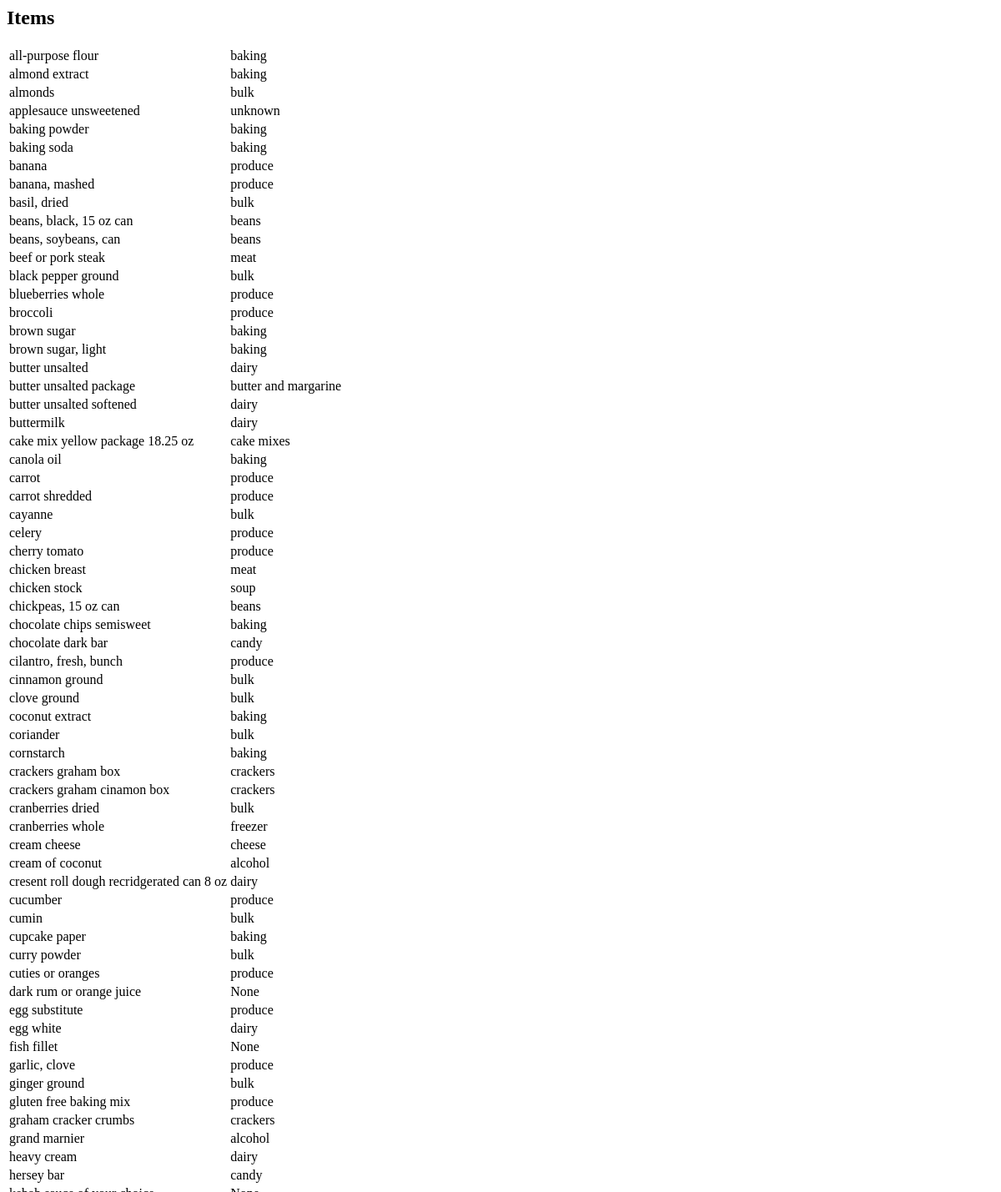
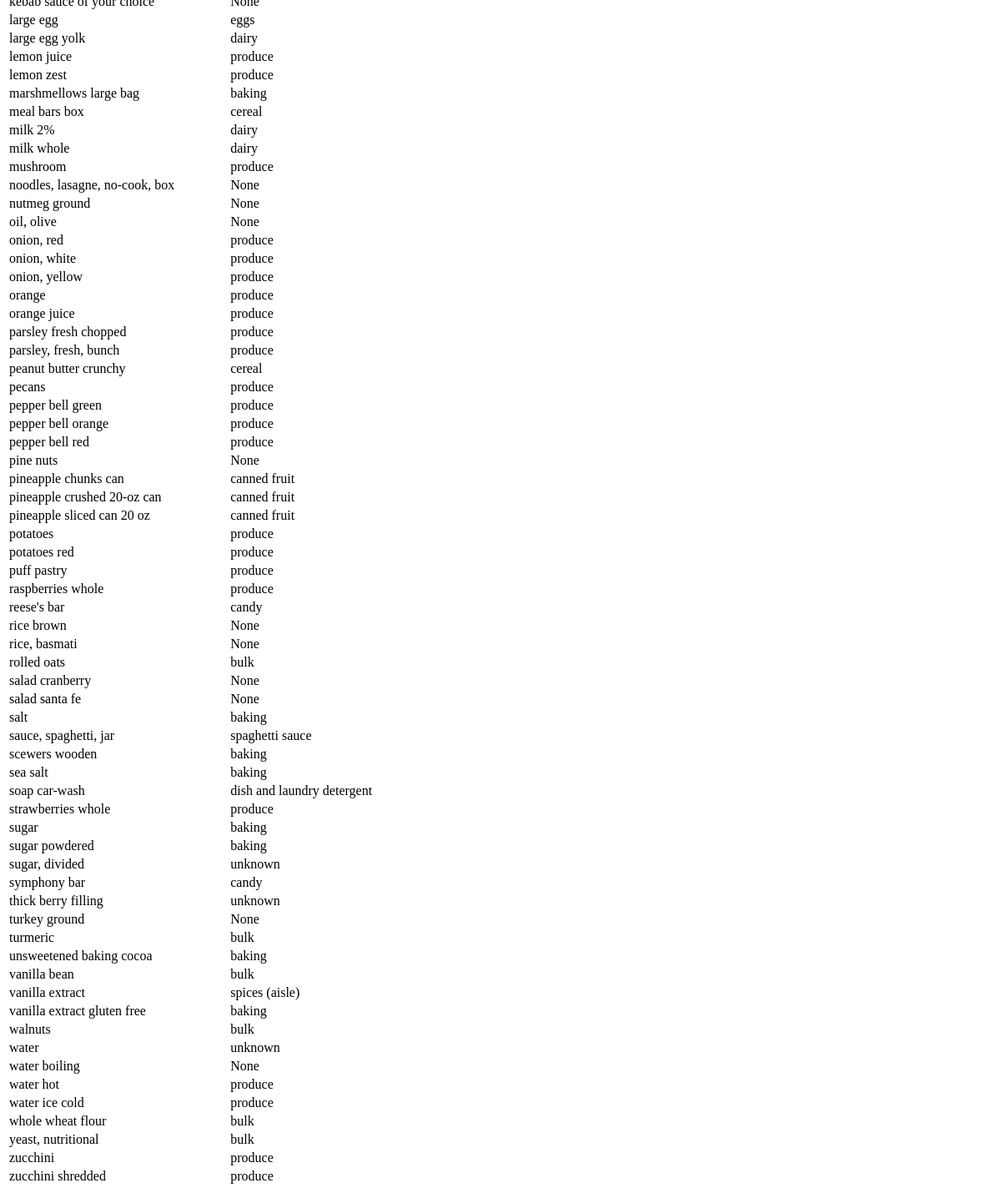
/kitchen/item/, run on an earlier commit of the app's database (2 pictures, top to bottom).
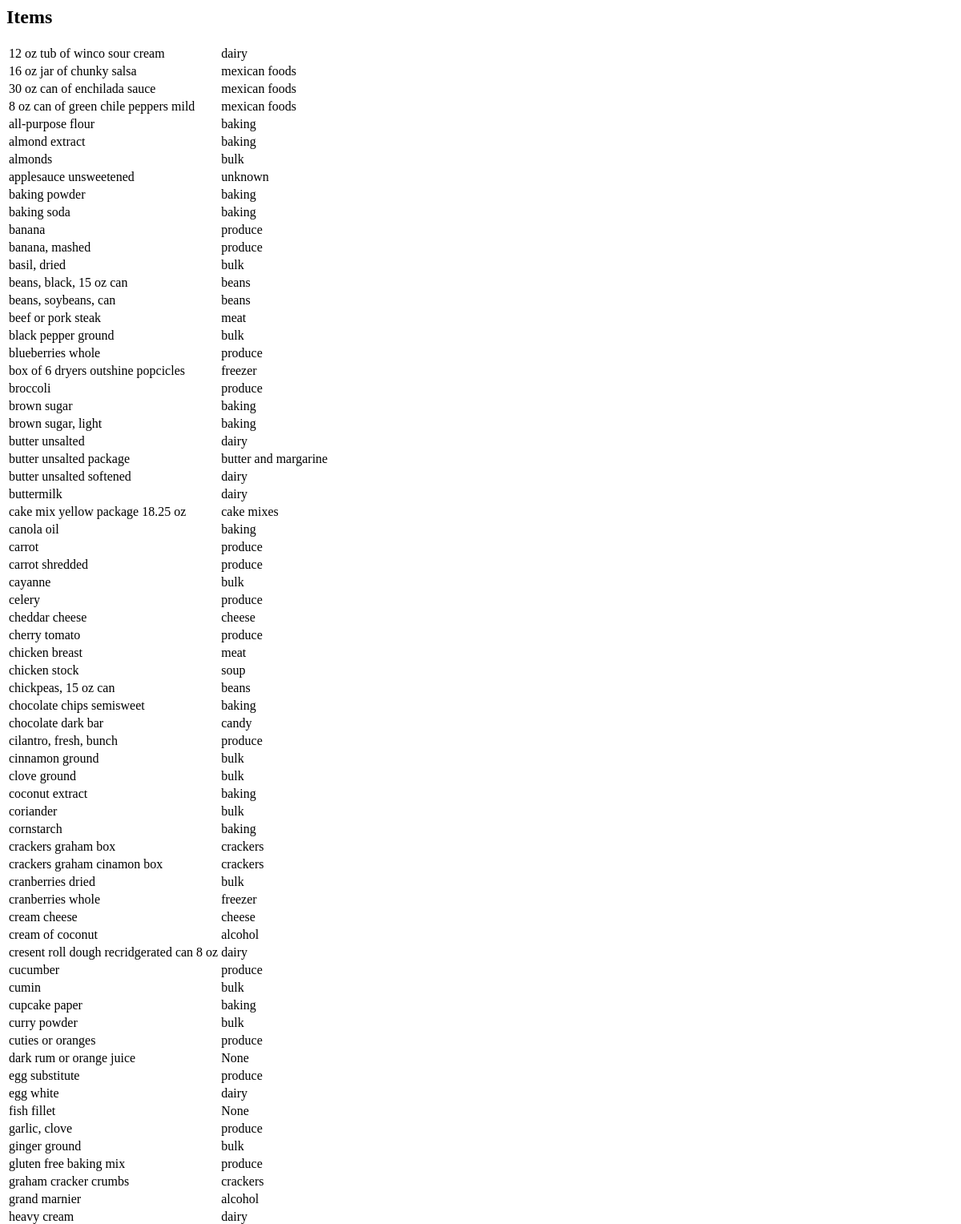
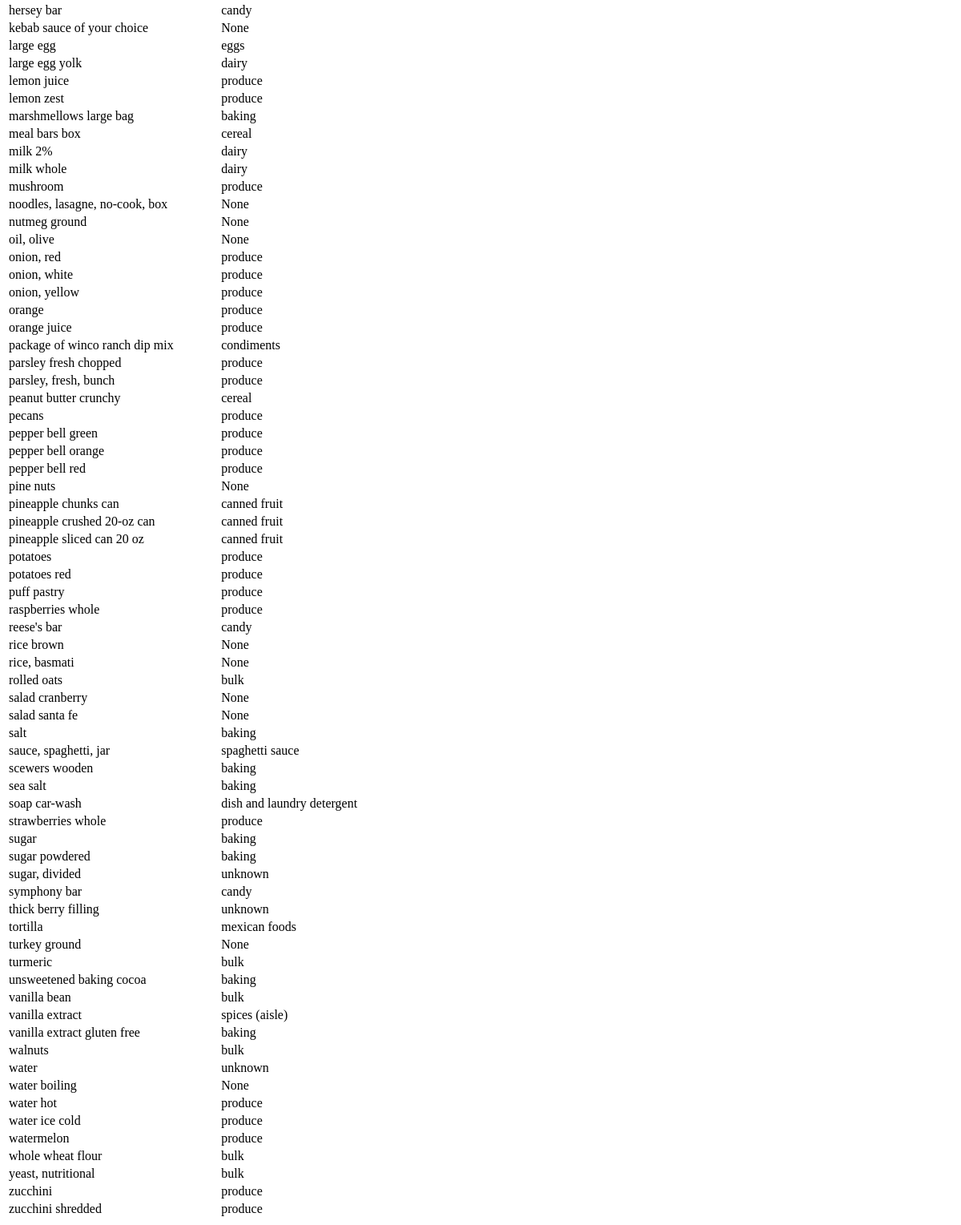
And on a later commit of the database (2 pictures, top to bottom).
### kitchen/models.py (models this page shows, shortened)
class Item(models.Model):
    name = models.CharField(max_length=256)
    unit = models.ForeignKey(Unit, null=True)
    category = models.ForeignKey(Category, null=True)
    price  = models.FloatField(null=True)
    def get_category(self):
        c = self.category
        while True:
            lst_cr = CategoryRelation.objects.filter(child = c)
            if not lst_cr:
                return c
            else:
                c = lst_cr[0].parent
    class Meta:
        ordering = ('name',)

class Category(models.Model):
    name   = models.CharField(max_length=256)
    class Meta:
        ordering = ('name',)
    def __unicode__(self):
        return self.name

class CategoryRelation(models.Model):
    parent = models.ForeignKey(Category,related_name='+')
    child  = models.ForeignKey(Category,related_name='+')

### kitchen/views.py (the view)
# urls.py: url(r'item/$',                 views.ItemList.as_view()),
class ItemList(django.views.generic.ListView):
    def get_queryset(self):
        return Item.objects.all()

### kitchen/templates/kitchen/item_list.html (shortened to what this page needs)
{% block content %}
<h2>Items</h2>
<table>
{% for item in object_list %}
	<tr>
		<td>{{ item.name }}</td>
		<td>{{ item.get_category }}</td>
	</tr>
{% endfor %}
</table>
{% endblock %}

What changed in the data, as far as the page shows it:
added Item: name "12 oz tub of winco sour cream", get_category "dairy"
added Item: name "16 oz jar of chunky salsa", get_category "mexican foods"
added Item: name "30 oz can of enchilada sauce", get_category "mexican foods"
added Item: name "8 oz can of green chile peppers mild", get_category "mexican foods"
added Item: name "box of 6 dryers outshine popcicles", get_category "freezer"
added Item: name "cheddar cheese", get_category "cheese"
added Item: name "package of winco ranch dip mix", get_category "condiments"
added Item: name "tortilla", get_category "mexican foods"
added Item: name "watermelon", get_category "produce"
